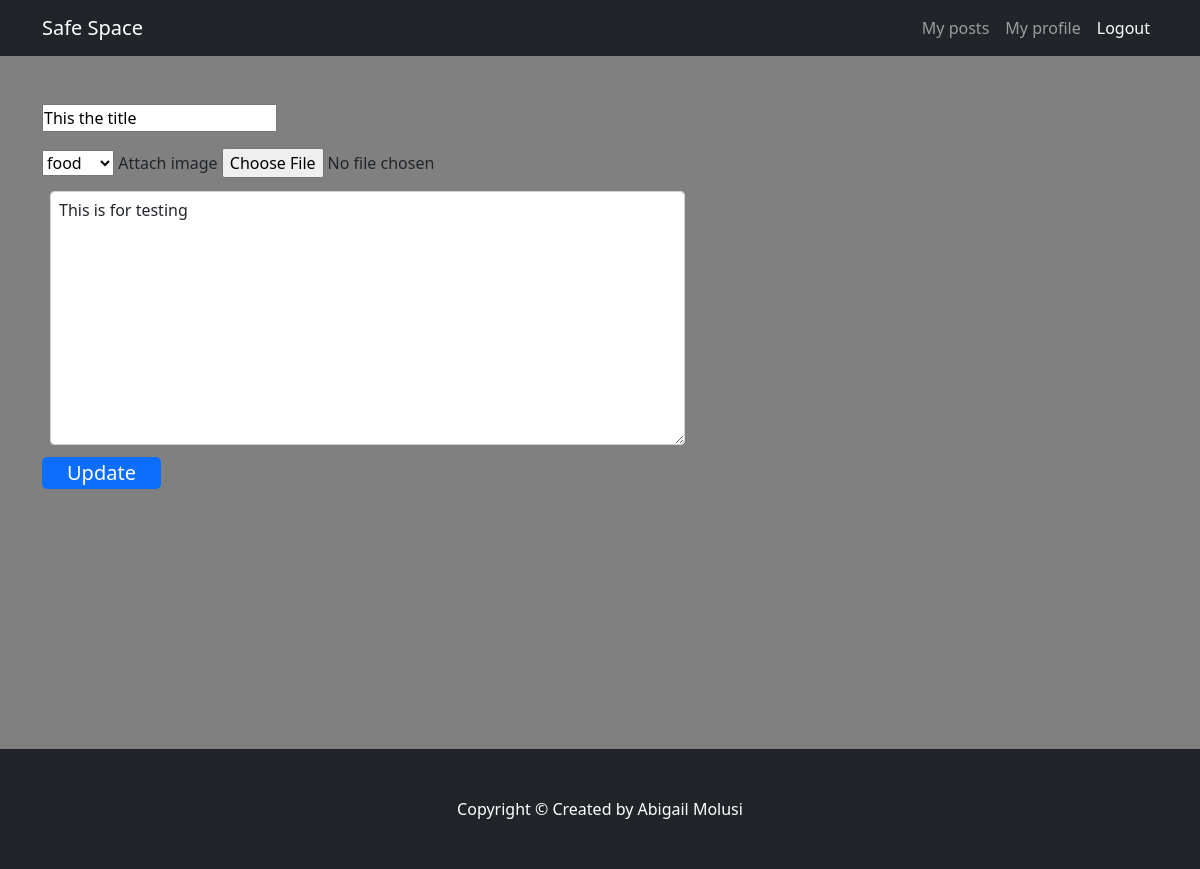
The page /blog/9/update/ (signed in) on the database its author committed.
### blog/models.py (models this page shows, shortened)
class Article(models.Model):
    title = models.CharField(max_length=255)
    image = CloudinaryField('blog_image',blank=True,null=True)
    content = models.TextField()
    category = models.CharField(choices=CATEGORY_CHOICES,max_length=2)
    author = models.ForeignKey("Userprofile",on_delete=models.SET_NULL,blank=True,null=True)
    created = models.DateField(auto_now_add=True)

### blog/views.py (the view)
# urls.py: path('<int:pk>/update/',ArticleUpdateView.as_view(),name='update'),
class ArticleUpdateView(LoginRequiredMixin, UpdateView):
    form_class = ArticleModelForm
    template_name = 'blog/article_update.html'
    queryset = Article.objects.all()
    def get_object(self):
        id_ = self.kwargs.get("pk")
        return get_object_or_404(Article, pk=id_)

### blog/forms.py
class ArticleModelForm(forms.ModelForm):
    content = forms.CharField(
        widget=forms.Textarea(attrs={'class': 'px-2 form-control'}))
    category = forms.ChoiceField(choices=CATEGORY_CHOICES)
    class Meta:
        model = Article
        exclude = ['author']

### accounts/models.py (called while the page is built)
    @property
    def is_active(self):
        return self.active

### templates/blog/article_update.html (shortened to what this page needs)
{% extends 'blog/index.html' %}
{% load static %}
{% load crispy_forms_tags %}
{% static "images" as baseUrl %}
{% block content %}
<div class="container" height="100vh" style="overflow:auto;padding-bottom:100px">
<div class="col-md-7 my-5 ">
<form action="." method="post" enctype="multipart/form-data">
    <p class="mt-2">{{ form.title }}</p>
   {{ form.category }}
    <label class="pb-2 mt-0" for="image" >Attach image</label>
   <input  type="file" name="image" accept="image/jpeg">
    <p class ="my-2 px-2" >{{ form.content }}</p>
    <button class="btn btn-lg btn-primary px-4 py-0 mt-1" type="submit">Update</button>
</form>
</div>
</div>
{% endblock %}

### rows shown on the page
Article: title "This the title", category "food", content "This is for testing"
